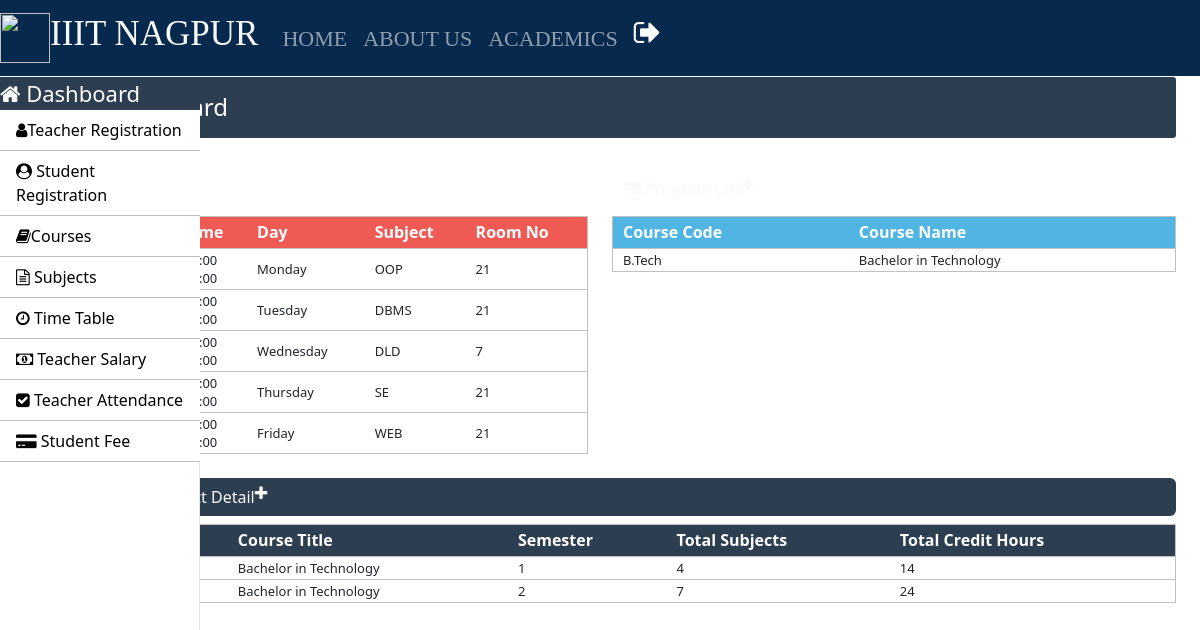
The page /admin-index.php (signed in) on the database its author committed.
### tables this page shows
CREATE TABLE `time_table` (
  `id` int(11) NOT NULL,
  `course_code` varchar(10) NOT NULL,
  `semester` int(11) NOT NULL,
  `timing_from` varchar(10) NOT NULL,
  `timing_to` varchar(10) NOT NULL,
  `day` varchar(20) NOT NULL,
  `subject_code` varchar(20) NOT NULL,
  `room_no` int(11) NOT NULL
);

CREATE TABLE `weekdays` (
  `day_id` int(11) NOT NULL,
  `day_name` varchar(15) NOT NULL
);

CREATE TABLE `courses` (
  `course_code` varchar(10) NOT NULL,
  `course_name` varchar(50) NOT NULL,
  `semester_or_year` varchar(10) NOT NULL,
  `no_of_year` int(10) NOT NULL
);

### admin-index.php (the view, shortened to what this page needs)
	<?php
		require_once "../connection/connection.php";
	?>
	<?php include('../common/common-header.php') ?>
	<?php include('../common/admin-sidebar.php') ?>
		<main role="main" class="col-xl-10 col-lg-9 col-md-8 ml-sm-auto px-md-4 mb-2 w-100 page-content-index">
			<div class="flex-wrap flex-md-no-wrap pt-3 pb-2 mb-3 text-white admin-dashboard pl-3">
				<h4>Admin Dashboard </h4>
			</div>
			<div class="row">
				<div class=" col-lg-6 col-md-12 col-sm-12 ">
					<div>
						<section class="mt-3">
							<div class="btn btn-block table-one text-light d-flex">
								<span class="font-weight-bold"><i class="fa fa-clock-o mr-2" aria-hidden="true"></i> Time Table</span>
								<a href="" class="ml-auto" data-toggle="collapse" data-target="#collapseOne"><i class="fa fa-plus text-light" aria-hidden="true"></i></a>
							</div>
							<div class="collapse show mt-2" id="collapseOne">
								<table class="w-100 table-elements table-one-tr"cellpadding="2">
									<tr class="pt-5 table-one text-white" style="height: 32px;">
										<th>Class Name</th>
										<th>Time</th>
										<th>Day</th>
										<th>Subject</th>
										<th>Room No</th>
									</tr>
									<?php
										$query="select * from time_table tt inner join weekdays wd on tt.day=wd.day_id";
										$run=mysqli_query($con,$query);
										while($row=mysqli_fetch_array($run)) {
											echo "<tr>";
											echo "<td>".$row["course_code"]."_".$row["semester"]."</td>";
											echo "<td>".$row["timing_from"]."<br>".$row["timing_to"]."</td>";
											echo "<td>".$row["day_name"]."</td>";
											echo "<td>".$row["subject_code"]."</td>";
											echo "<td>".$row["room_no"]."</td>";
											echo "</tr>";
										}
									?>
								</table>
							</div>
						</section>
					</div>
				</div>
				<div class=" col-lg-6 col-md-12 col-sm-12">
					<div>
						<section class="mt-3">
							<div class="btn btn-block table-two text-light d-flex">
								<span class="font-weight-bold"><i class="fa fa-list-alt mr-2" aria-hidden="true"></i> Program List</span>
								<a href="" class="ml-auto" data-toggle="collapse" data-target="#collapsetwo"><i class="fa fa-plus text-light" aria-hidden="true"></i></a>
							</div>
							<div class="collapse show mt-2" id="collapsetwo">
								<table class="w-100 table-elements table-two-tr"cellpadding="2">
									<tr class="pt-5 table-two text-white" style="height: 32px;">
										<th>Course Code</th>
										<th>Course Name</th>
									</tr>
									<?php
										$query="select course_name,course_code from courses";
										$run=mysqli_query($con,$query);
										while($row=mysqli_fetch_array($run)) { ?>
											<tr>
												<td><?php echo $row['course_code'] ?></td>
												<td><?php echo $row['course_name'] ?></td>
											</tr>
										<?php }
									?>
								</table>
							</div>
						</section>
					</div>
				</div>
				<div class="col-md-12">
					<div>
						<section class="mt-4">
							<div class="btn btn-block table-three text-light d-flex">
								<span class="font-weight-bold"><i class="fa fa-asterisk mr-2" aria-hidden="true"></i> Department Subject Detail</span>
								<a href="" class="ml-auto" data-toggle="collapse" data-target="#collapsethree"><i class="fa fa-plus text-light" aria-hidden="true"></i></a>
							</div>
							<div class="collapse show mt-2" id="collapsethree">
								<table class="w-100 table-elements table-three-tr"cellpadding="2">
									<tr class="pt-5 table-three text-white" style="height: 32px;">
										<th>Course Code</th>
										<th>Course Title</th>
										<th>Semester</th>
										<th>Total Subjects</th>
										<th>Total Credit Hours</th>
									</tr>
									<?php
										$query="select course_code,course_name,semester,count(subject_code) as subject_code,sum(credit_hours) as credit_hours from course_subjects join courses using(course_code) group by course_code, semester";
										$run=mysqli_query($con,$query);
										while($row=mysqli_fetch_array($run)) {
											echo "<tr>";
											echo "<td>".$row["course_code"]."</td>";
											echo "<td>".$row["course_name"]."</td>";
											echo "<td>".$row["semester"]."</td>";
											echo "<td>".$row["subject_code"]."</td>";
											echo "<td>".$row["credit_hours"]."</td>";
											echo "</tr>";
										}
									?>
								</table>
							</div>
						</section>
					</div>
				</div>
			</div>
		</main>
	</body>
</html>

### common-header.php (shortened to what this page needs)
<!doctype html>
<html lang="en">
	<head>
      <link rel="stylesheet" type="text/css" href="../Bootstrap/css/bootstrap-grid.min.css">
      <link rel="stylesheet" type="text/css" href="../Bootstrap/css/bootstrap-grid.css">
      <link rel="stylesheet" type="text/css" href="../css/footer.css">
      <link rel="stylesheet" type="text/css" href="../css/style.css">
    <link rel="stylesheet" href="https://stackpath.bootstrapcdn.com/font-awesome/4.7.0/css/font-awesome.min.css">
    <link href="https://cdn.jsdelivr.net/npm/bootstrap@5.3.3/dist/css/bootstrap.min.css" rel="stylesheet">
  </head>
  <body>
    <nav class="navbar navbar-expand-lg navbar-dark header-back sticky-top header-navbar-fonts">
      <a class="navbar-brand d-flex align-items-center" href="../templates/main_page.html">
        <img src="../static/images/iiitn_logo.png" class="logo-image" width="50" height="50">
        <h3 class="text-light text-uppercase ml-2">IIIT Nagpur</h3>
      </a>
      <div class="collapse navbar-collapse" id="navbarNavDropdown">
        <ul class="navbar-nav ml-auto">
          <li class="nav-item active">
            <a class="nav-link" href="../templates/main_page.html">HOME<span class="sr-only">(current)</span></a>
          </li>
          <li class="nav-item active">
            <a class="nav-link" href="../templates/about.html">ABOUT US<span class="sr-only">(current)</span></a>
          </li>
          <li class="nav-item active">
            <a class="nav-link" href="../templates/academic.html">ACADEMICS<span class="sr-only">(current)</span></a>
          </li>
          <li class="nav-item active">
            <a class="nav-link" href="../login/logout.php"><i class="fa fa-sign-out text-white fa-lg" aria-hidden="true"></i><span class="sr-only">(current)</span></a>
          </li>
        </ul>
      </div>
    </nav>

### admin-sidebar.php (shortened to what this page needs)
 <nav id="sidebarMenu" class="">
<div class="col-xl-2 col-lg-3 col-md-4 sidebar position-fixed border-right">
     <div class="sidebar-header">
       <div class="nav-item">
           <a class="nav-link text-white" href="../admin/admin-index.php">
               <i class="fa fa-home mr-2" aria-hidden="true"></i> Dashboard
           </a>
       </div>
     </div>
     <ul class="nav flex-column">
       <li class="nav-item">
         <a class="nav-link" href="../admin/Teacher.php">
           <i class="fa fa-user mr-2" aria-hidden="true"></i>Teacher Registration
         </a>
     </li>
       <li class="nav-item">
         <a class="nav-link" href="../admin/Student.php">
           <i class="fa fa-user-circle mr-2" aria-hidden="true"></i> Student Registration
         </a>
       </li>
       <li class="nav-item">
         <a class="nav-link" href="../admin/Courses.php">
           <i class="fa fa-book mr-2" aria-hidden="true"></i>Courses
         </a>
       </li>
       <li class="nav-item">
         <a class="nav-link" href="../admin/subjects.php">
           <i class="fa fa-file-text-o mr-2" aria-hidden="true"></i> Subjects
         </a>
       </li>
       <li class="nav-item">
         <a class="nav-link" href="../admin/time-table.php">
            <i class="fa fa-clock-o mr-2" aria-hidden="true"></i> Time Table
         </a>
 </li>
       <li class="nav-item">
         <a class="nav-link" href="../admin/teacher-salary.php">
           <i class="fa fa-money mr-2" aria-hidden="true"></i> Teacher Salary
         </a>
       </li>
       <li class="nav-item">
         <a class="nav-link" href="../admin/teacher-attendance.php">
           <i class="fa fa-check-square mr-2" aria-hidden="true"></i> Teacher Attendance
         </a>
       </li>
       <li class="nav-item">
         <a class="nav-link" href="../admin/student-fee.php">
           <i class="fa fa-credit-card-alt mr-2" aria-hidden="true"></i> Student Fee
         </a>
       </li>
     </ul>
   </div>
 </nav>

### footer.css (style rules this page uses)
.footer-top h2,h3 { color: #fff; }

### style.css (style rules this page uses)
h3 { font-size: 25px; }
h4 { font-size: 22px; }
.header-back { background: #07294d; }
.header-navbar-fonts { font-family: Cambria, Cochin, Georgia, Times, 'Times New Roman', serif; }
.header-navbar-fonts h3 { font-size: 35px !important; }
.header-navbar-fonts ul li a { font-size: 22px !important; }
.sidebar { padding: 0; margin-top: 1px; height: 100%; box-shadow: inset -1px 0 0 rgba(0, 0, 0, .1); background-color: #fff; }
.sidebar-header { background: #2c3e50; font-size: 22px !important; }
.sidebar ul { background-color: #ffffff; }
.sidebar ul li { border-bottom: 1px solid rgb(192, 190, 190); }
.sidebar ul li a { font-size: 16px !important; color: black; }
.admin-dashboard { margin-top: 1px !important; background: #2c3e50 !important; border-radius: 3px; }
.table-elements tr, td, th { font-size: 13px; border: 1px solid rgb(194, 193, 193); padding-left: 10px !important; }
.table-one { background: #eb1811b6; }
.table-two { background: #51b5e4; }
.table-three { background: #2c3e50 !important; }
.table-font-for-transcript td, th { font-size: 16px !important; }

### rows shown on the page
time_table: timing_from "18:00", timing_to "21:00", weekdays.day_name "Monday", subject_code "OOP", room_no "21"
time_table: timing_from "18:00", timing_to "21:00", weekdays.day_name "Tuesday", subject_code "DBMS", room_no "21"
time_table: timing_from "18:00", timing_to "21:00", weekdays.day_name "Wednesday", subject_code "DLD", room_no "7"
time_table: timing_from "18:00", timing_to "21:00", weekdays.day_name "Thursday", subject_code "SE", room_no "21"
time_table: timing_from "18:00", timing_to "21:00", weekdays.day_name "Friday", subject_code "WEB", room_no "21"
courses: course_code "B.Tech", course_name "Bachelor in Technology"

### other values the page prints
$row["course_name"] "Bachelor in Technology"
$row["semester"] "1"
$row["subject_code"] "4"
$row["credit_hours"] "14"
$row["semester"] "2"
$row["subject_code"] "7"
$row["credit_hours"] "24"
